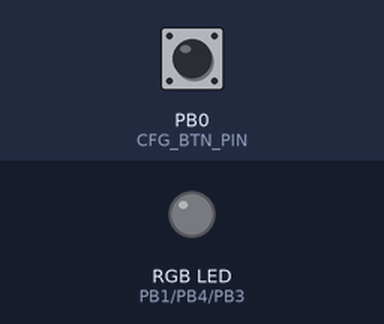
A program run on a simulated ATtiny85, built with avr-gcc and run on an emulated ATtiny85. Parts: an RGB LED mixed from three pins (HIGH = lit). Dashed ring = blinking. Inputs (shaded band) come from the test bench; at power-on: PB0 (CFG_BTN_PIN) HIGH. Dim RGB values are drawn brighter than linear; sleep ends after the set time or at an interrupt.

Above: at 1.2 s.
1.3 s: PB0 (CFG_BTN_PIN) pulled LOW for 0.15 s
At 2.11 s:
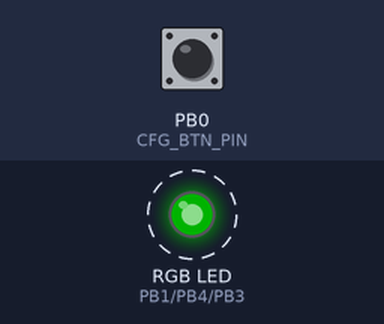
4.3 s: PB0 (CFG_BTN_PIN) pulled LOW for 1 s
At 4.54 s:
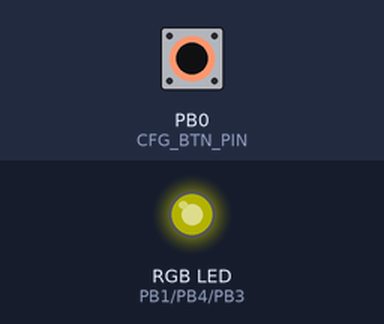
6.8 s: PB0 (CFG_BTN_PIN) pulled LOW for 3.2 s
At 8.1 s:
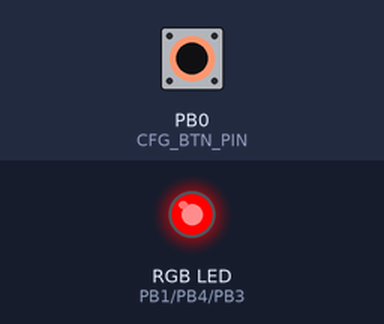
11.5 s: PB0 (CFG_BTN_PIN) pulled LOW for 0.15 s
14.6 s: PB0 (CFG_BTN_PIN) pulled LOW for 0.15 s
At 16.81 s:
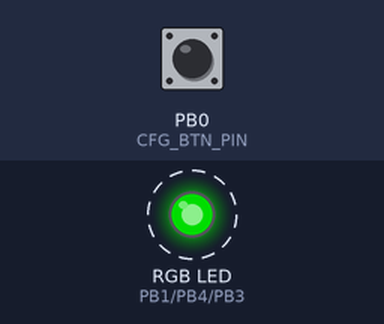
Timing chart, 0 to 21.6 s (numbered marks = the images above; inputs shaded):
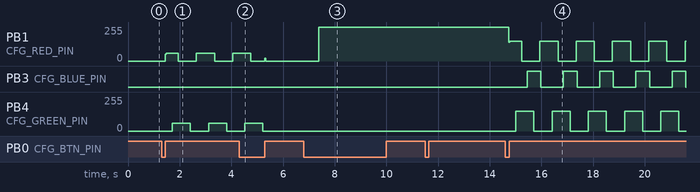

Measured:
- after the input at 1.3 s, PB4 (CFG_GREEN_PIN): alternates 60/255 for 0.70 s and 0/255 for 0.71 s, starting after 0.41 s
- after the input at 4.3 s, PB4 (CFG_GREEN_PIN): goes on until 5.2 s, then stays 0/255
- after the input at 6.8 s, PB1 (CFG_RED_PIN): 0/255 → 255/255 after 0.59 s
- after the input at 14.6 s, PB3 (CFG_BLUE_PIN): alternates HIGH for 0.53 s and LOW for 0.87 s, starting after 0.85 s; PB4 (CFG_GREEN_PIN): alternates 150/255 for 0.70 s and 0/255 for 0.71 s, starting after 0.41 s

The program:

main.cpp
```cpp
#include <Arduino.h>

#include <avr/interrupt.h>
#include <avr/sleep.h>

enum ButtonStateEnum : uint8_t
{
  Unknown,
  Up,
  Falling,
  Down,
  Rising
};

enum StateEnum : uint8_t
{
  Sleep,
  Solid,
  FadingInc,
  FadingDec,
  Rainbow
};

#define CFG_RED_PIN 1
#define CFG_BLUE_PIN 3
#define CFG_GREEN_PIN 4
#define CFG_BTN_PIN 0
#define STEP 10U

StateEnum state = FadingInc;

uint8_t hue = 0;
uint8_t value = 0;

ButtonStateEnum buttonState = Unknown;
uint32_t buttonChanged = 0;
uint32_t timeRef = 0;


//This runs each time the watch dog wakes us up from sleep
ISR(WDT_vect) {
  //Don't do anything. This is just here so that we wake up.
}

//Sets the watchdog timer to wake us up, but not reset
//0=16ms, 1=32ms, 2=64ms, 3=128ms, 4=250ms, 5=500ms
//6=1sec, 7=2sec, 8=4sec, 9=8sec
//From: http://interface.khm.de/index.php/lab/experiments/sleep_watchdog_battery/
void setup_watchdog(int timerPrescaler) {

  if (timerPrescaler > 9 ) timerPrescaler = 9; //Limit incoming amount to legal settings

  byte bb = timerPrescaler & 7;
  if (timerPrescaler > 7) bb |= (1<<5); //Set the special 5th bit if necessary

  //This order of commands is important and cannot be combined
  MCUSR &= ~(1<<WDRF); //Clear the watch dog reset
  WDTCR |= (1<<WDCE) | (1<<WDE); //Set WD_change enable, set WD enable
  WDTCR = bb; //Set new watchdog timeout value
  WDTCR |= _BV(WDIE); //Set the interrupt enable, this will keep unit from resetting after each int
}

void setup()
{
    pinMode(CFG_RED_PIN, OUTPUT);
    pinMode(CFG_BLUE_PIN, OUTPUT);
    pinMode(CFG_GREEN_PIN, OUTPUT);
    pinMode(CFG_BTN_PIN, INPUT_PULLUP);

    ADCSRA &= ~_BV(ADEN);  // switch ADC OFF
    ACSR  |= _BV(ACD);     // switch Analog Compartaror OFF

    //Power down various bits of hardware to lower power usage
    set_sleep_mode(SLEEP_MODE_PWR_DOWN); //Power down everything, wake up from WDT
    sleep_enable();

    timeRef = millis();
}

void display()
{
  float r, g, b;
  float h = ((float)hue) / 255.0f;
  float v = ((float)value) / 255.0f;
  float s = 1.0f;

  int i = int(h * 6);
  float f = h * 6.0f - i;
  float p = v * (1.0f - s);
  float q = v * (1.0f - f * s);
  float t = v * (1.0f - (1.0f - f) * s);

  switch(i % 6)
  {
      case 0: r = v, g = t, b = p; break;
      case 1: r = q, g = v, b = p; break;
      case 2: r = p, g = v, b = t; break;
      case 3: r = p, g = q, b = v; break;
      case 4: r = t, g = p, b = v; break;
      case 5: r = v, g = p, b = q; break;
  }

  analogWrite(CFG_BLUE_PIN, (uint8_t)(b * 255.0));
  analogWrite(CFG_GREEN_PIN, (uint8_t)(g * 255.0));
  analogWrite(CFG_RED_PIN, (uint8_t)(r * 255));
}

void sleep()
{
  ADCSRA &= ~(1<<ADEN); //Disable ADC, saves ~230uA
  setup_watchdog(6); //Setup watchdog to go off after 1sec
  sleep_mode(); //Go to sleep! Wake up 1sec later
  //Check for water
  ADCSRA |= (1<<ADEN); //Enable ADC
}

void button()
{
  uint32_t now = millis();

  if ((now - buttonChanged) < 25)
  {
    return;
  }

  uint8_t state = digitalRead(CFG_BTN_PIN);
  ButtonStateEnum origState = buttonState;

  switch (buttonState)
  {
    case Unknown:
      buttonState = state == HIGH ? Up : Down;
      break;
    case Up:
      if (state == LOW)
      {
        buttonState = Falling;
      }
      break;
    case Down:
      if (state == HIGH)
      {
        buttonState = Rising;
      }
      break;
    case Falling:
      buttonState = Down;
      break;
    case Rising:
      buttonState = Up;
      break;
  }

  if (buttonState != origState)
  {
    buttonChanged = now;
  }
}

void waitButton(ButtonStateEnum state)
{
  while (state != buttonState)
  {
    button();
  }
}


void loop()
{
  uint32_t now = millis();

  button();

  switch (state)
  {
    case Sleep:
      if (digitalRead(CFG_BTN_PIN) == LOW)
      {
        hue = 0;
        value = 255;
        state = Solid;
        display();
        waitButton(Up);
      }
      else
      {
        value = 0;
        buttonState = Unknown;
        display();
        sleep();
      }
      break;
    case Solid:
      if (buttonState == Falling)
      {
        timeRef = now;
      }
      else if (buttonState == Down)
      {
        if ((now - timeRef) > 500)
        {
          hue++;
        }
      }
      else if (buttonState == Rising)
      {
        if ((now - timeRef) <= 500)
        {
          state = FadingDec;
        }
        waitButton(Up);
      }
      break;
    case FadingInc:
      if (value >= (0xFF - STEP))
      {
        state = FadingDec;
        value = 255;
      }
      else
      {
        value += STEP;
      }
      if (buttonState == Rising)
      {
        state = Rainbow;
        waitButton(Up);
      }
      break;
    case FadingDec:
      if (value <= STEP)
      {
        state = FadingInc;
        value = 0;
      }
      else
      {
        value -= STEP;
      }
      if (buttonState == Rising)
      {
        state = Rainbow;
        waitButton(Up);
      }
      break;
    case Rainbow:
      hue++;
      if (buttonState == Rising)
      {
        state = Sleep;
        waitButton(Up);
      }
      break;
  }

  display();
  delay(5);
}
```
